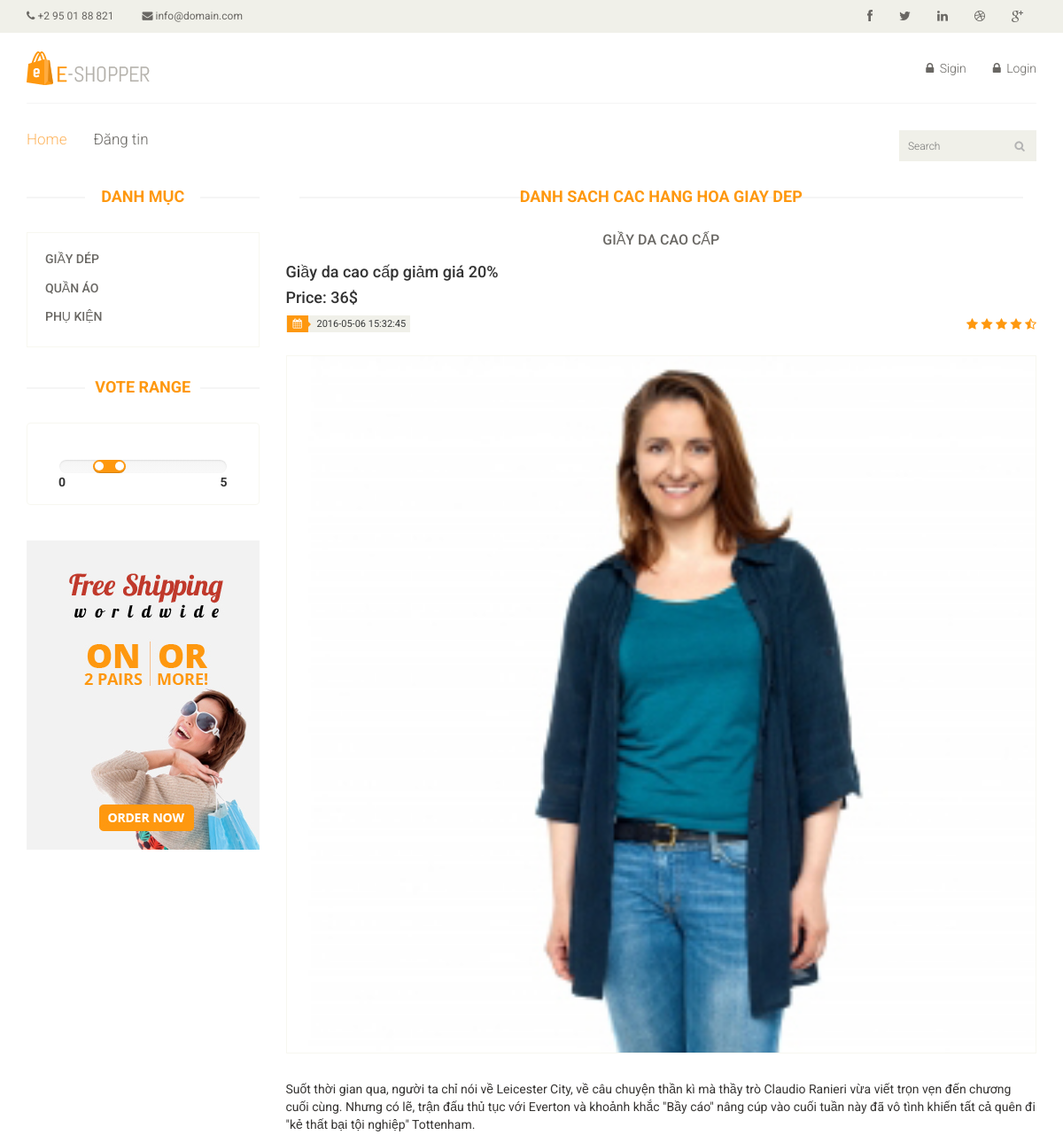
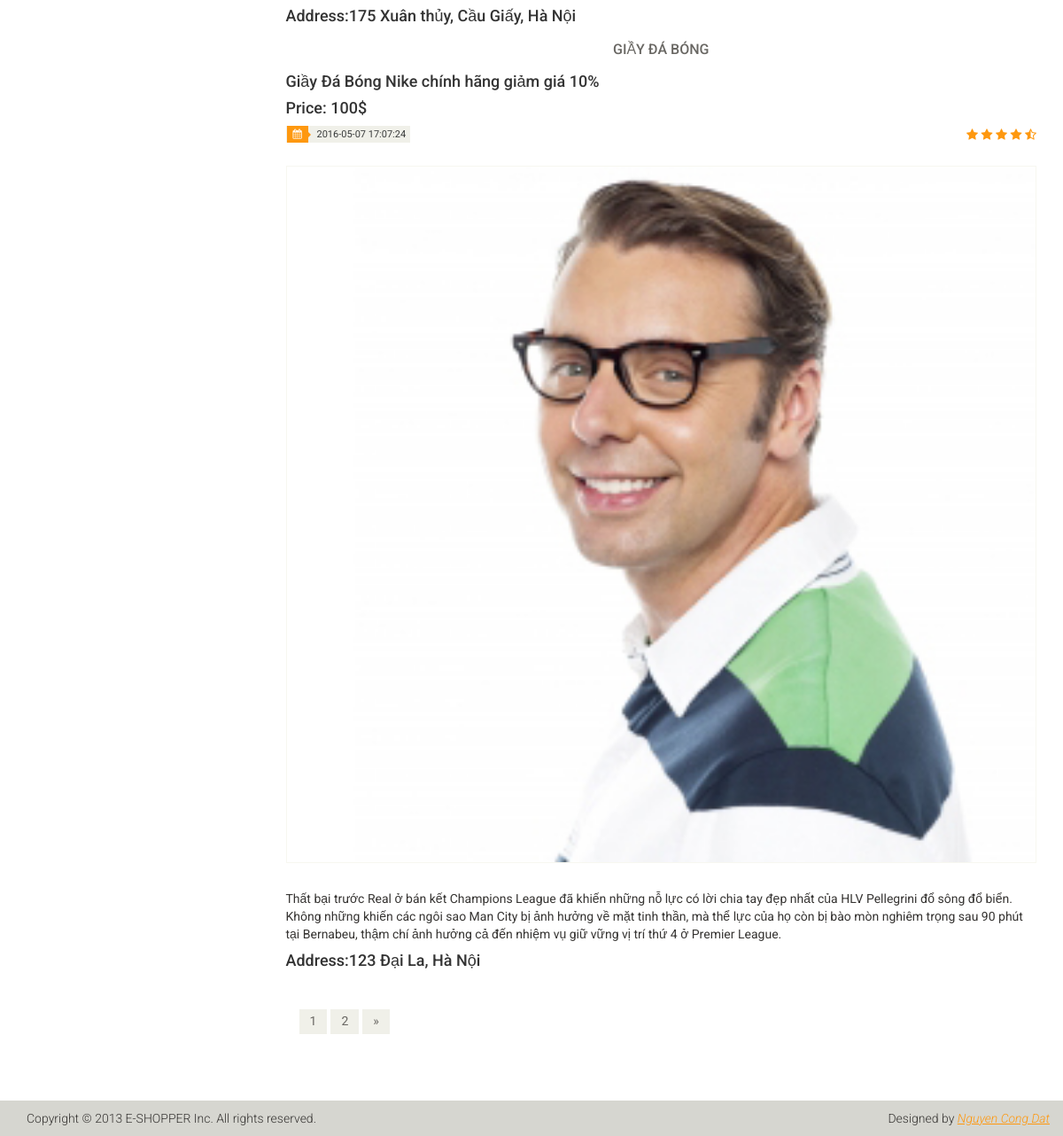
The page /welcome/giaydep on the database its author committed (2 pictures, top to bottom).
### tables this page shows
CREATE TABLE `danhmuc` (
  `danhmuc_id` int(11) NOT NULL,
  `danhmuc_name` varchar(255) NOT NULL,
  `danhmuc_pid` int(11) NOT NULL,
  `danhmuc_link` varchar(40) NOT NULL
);

CREATE TABLE `product` (
  `product_id` int(11) NOT NULL,
  `product_name` varchar(50) NOT NULL,
  `product_title` varchar(255) NOT NULL,
  `product_content` text NOT NULL,
  `product_address` varchar(255) NOT NULL,
  `product_date` datetime NOT NULL,
  `product_price` double NOT NULL,
  `product_pid` int(11) NOT NULL,
  `product_images` text,
  `product_check` int(11) DEFAULT NULL,
  `product_email` varchar(255) DEFAULT NULL
);

### index.php (called while the page is built, shortened)
<?php
require_once BASEPATH.'core/CodeIgniter.php';

### application/models/news_model.php (called while the page is built, shortened)
<?php
class News_model extends CI_Model {
    public function getRows($offset = 0, $limit = 10) {
        $this->db->select('*');
        $this->db->offset($offset);
        $this->db->limit($limit);
        $this->db->from('product');
        $this->db->join('danhmuc', 'product.product_pid = danhmuc.danhmuc_pid');
        $this->db->where('product.product_pid', '1');
        $this->db->where('product.product_check', 1);
        $query = $this->db->get();
        return $query->result();
}
    public function getDanhmuc(){
        $query = $this->db->get('danhmuc');
        return $query->result();
    }
    public function countList1(){
        $this->db->select('COUNT(*) as total');
        $this->db->from('product');
        $this->db->join('danhmuc', 'product.product_pid = danhmuc.danhmuc_pid');
        $this->db->where('product.product_pid', 1);
        $this->db->where('product.product_check', 1);
        $query = $this->db->get();
        $result = $query->row();
        return $result->total;
    }
}

### application/views/view_product.php (the view, shortened to what this page needs)
<!DOCTYPE html>
<html lang="en">
<head>
    <link href="asset/css/bootstrap.min.css" rel="stylesheet">
    <link href="asset/css/font-awesome.min.css" rel="stylesheet">
    <link href="asset/css/prettyPhoto.css" rel="stylesheet">
    <link href="asset/css/price-range.css" rel="stylesheet">
    <link href="asset/css/animate.css" rel="stylesheet">
    <link href="asset/css/main.css" rel="stylesheet">
    <link href="asset/css/responsive.css" rel="stylesheet">
</head>
<body>
	<?php if(!isset($username)){
	echo '<header id="header">
		<div class="header_top">
			<div class="container">
				<div class="row">
					<div class="col-sm-6">
						<div class="contactinfo">
							<ul class="nav nav-pills">
								<li><a href="#"><i class="fa fa-phone"></i> +2 95 01 88 821</a></li>
								<li><a href="#"><i class="fa fa-envelope"></i> info@domain.com</a></li>
							</ul>
						</div>
					</div>
					<div class="col-sm-6">
						<div class="social-icons pull-right">
							<ul class="nav navbar-nav">
								<li><a href="#"><i class="fa fa-facebook"></i></a></li>
								<li><a href="#"><i class="fa fa-twitter"></i></a></li>
								<li><a href="#"><i class="fa fa-linkedin"></i></a></li>
								<li><a href="#"><i class="fa fa-dribbble"></i></a></li>
								<li><a href="#"><i class="fa fa-google-plus"></i></a></li>
							</ul>
						</div>
					</div>
				</div>
			</div>
		</div>
		<div class="header-middle">
			<div class="container">
				<div class="row">
					<div class="col-sm-4">
						<div class="logo pull-left">
							<a href="welcome"><img src="asset/images/home/logo.png" alt="" /></a>
						</div>
					</div>
					<div class="col-sm-8">
						<div class="shop-menu pull-right">
							<ul class="nav navbar-nav">
								<li><a data-target="#myModal" data-toggle="modal"><i class="fa fa-lock"></i> Sigin</a></li>
								<li><a data-target="#myModal1" data-toggle="modal"><i class="fa fa-lock"></i> Login</a></li>
							</ul>
						</div>
					</div>
				</div>
			</div>
		</div>
		<div class="header-bottom">
                    <div class="container">
                        <div class="row">
                            <div class="col-sm-9">
                                <div class="mainmenu pull-left">
                                    <ul class="nav navbar-nav collapse navbar-collapse">
                                        <li><a href="welcome" class="active">Home</a></li>
                                        <li><a data-target="#myModal1" data-toggle="modal">Đăng tin</a></li>
                                    </ul>
                                </div>
                            </div>
                            <div class="col-sm-3">
                                <div class="search_box pull-right">
                                    <input type="text" placeholder="Search"/>
                                </div>
                            </div>
                        </div>
                    </div>
		</div>
    </header>';}?>
	<section>
		<div class="container">
			<div class="row">
				<div class="col-sm-3">
					<div class="left-sidebar">
						<h2>Danh Mục</h2>
						<div class="panel-group category-products" id="accordian">
                                                    <?php foreach ($k as $value):?>
                                                        <div class="panel panel-default">
								<div class="panel-heading">
									<h4 class="panel-title"><a href="welcome/<?php echo $value->danhmuc_link ?>""><?php echo $value->danhmuc_name ?></a></h4>
								</div>
							</div>
                                                    <?php endforeach;?>
						</div>
						<div class="price-range">
							<h2>Vote Range</h2>
							<div class="well text-center">
								 <input type="text" class="span2" value="" data-slider-min="0" data-slider-max="5" data-slider-step="1" data-slider-value="[1,2]" id="sl2" ><br />
								 <b class="pull-left">0</b> <b class="pull-right">5</b>
							</div>
						</div>
						<div class="shipping text-center">
							<img src="asset/images/home/shipping.jpg" alt="" />
						</div>
					</div>
				</div>
				<div class="col-sm-9">
					<div class="blog-post-area">
						<h2 class="title text-center">Danh sach cac hang hoa giay dep</h2>
                                                <?php foreach ($key as $val1):?>
						<div class="single-blog-post">
                                                    <h3 style="text-align: center"><?php echo $val1->product_name?></h3>
                                                        <h4><?php echo $val1->product_title?></h4>
                                                        <h4>Price:  <?php echo $val1->product_price?>$</h4>
							<div class="post-meta">
								<ul>
									<li><i class="fa fa-calendar"></i> <?php echo $val1->product_date?></li>
								</ul>
								<span>
										<i class="fa fa-star"></i>
										<i class="fa fa-star"></i>
										<i class="fa fa-star"></i>
										<i class="fa fa-star"></i>
										<i class="fa fa-star-half-o"></i>
								</span>
							</div>
							<a href="">
								<img src="uploads/<?php echo $val1->product_images?>" alt="">
							</a>
							<p><?php echo $val1->product_content?></p>
                                                        <h4>Address:<?php echo $val1->product_address?></h4>
						</div>
                                                <?php endforeach;?>
						<div class="pagination-area">
                                                    <ul class="pagination">
                                                            <?php echo $pagination?>
                                                    </ul>
						</div>
					</div>
				</div>
			</div>
		</div>
	</section>
	<footer id="footer">
            <div class="footer-bottom">
			<div class="container">
				<div class="row">
					<p class="pull-left">Copyright © 2013 E-SHOPPER Inc. All rights reserved.</p>
					<p class="pull-right">Designed by <span><a target="_blank" href="http://www.facebook.com/congdatkute">Nguyen Cong Dat</a></span></p>
				</div>
			</div>
		</div>
	</footer>
</body>
</html>

### rows shown on the page
danhmuc: danhmuc_name "GIẦY DÉP"
danhmuc: danhmuc_name "QUẦN ÁO"
danhmuc: danhmuc_name "PHỤ KIỆN"
product: product_name "GIẦY DA CAO CẤP", product_title "Giầy da cao cấp giảm giá 20%", product_price "36", product_date "2016-05-06 15:32:45", product_images (picture), product_content "Suốt thời gian qua, người ta chỉ nói về Leicester City, về câu chuyện thần kì mà thầy trò Claudio Ranieri vừa viết trọn vẹn đến chương cuối cùng. Nhưng có lẽ, trận đấu thủ tục với Everton và khoảnh khắc \"Bầy cáo\" nâng cúp vào cuối tuần này đã vô tình khiến tất cả quên đi \"kẻ thất bại tội nghiệp\" Tottenham.", product_address "175 Xuân thủy, Cầu Giấy, Hà Nội"
product: product_name "GIẦY ĐÁ BÓNG", product_title "Giầy Đá Bóng Nike chính hãng giảm giá 10%", product_price "100", product_date "2016-05-07 17:07:24", product_images (picture), product_content "Thất bại trước Real ở bán kết Champions League đã khiến những nỗ lực có lời chia tay đẹp nhất của HLV Pellegrini đổ sông đổ biển. Không những khiến các ngôi sao Man City bị ảnh hưởng về mặt tinh thần, mà thể lực của họ còn bị bào mòn nghiêm trọng sau 90 phút tại Bernabeu, thậm chí ảnh hưởng cả đến nhiệm vụ giữ vững vị trí thứ 4 ở Premier League.", product_address "123 Đại La, Hà Nội"

### other values the page prints
$pagination "1 2 »"
